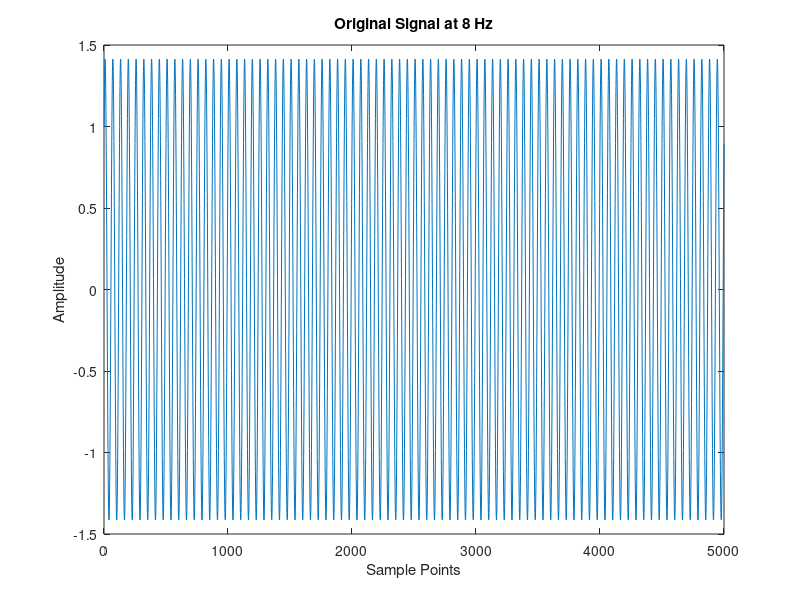
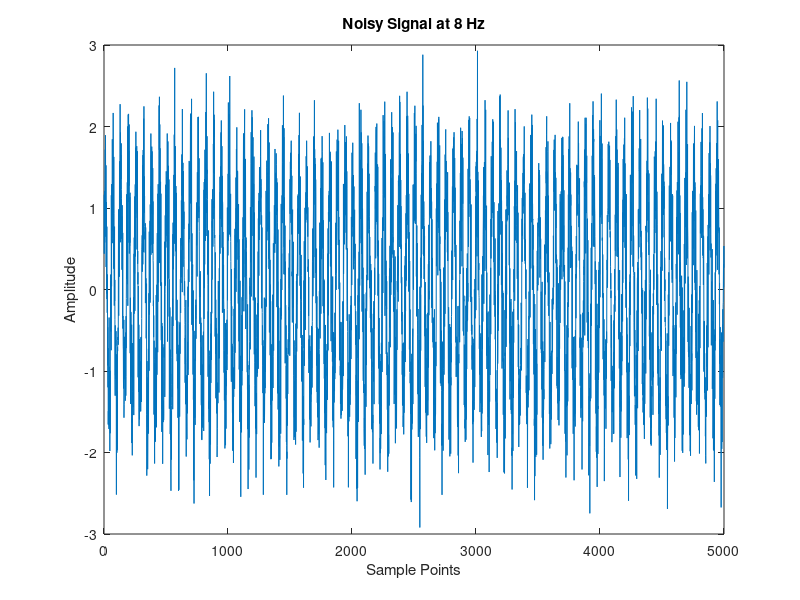
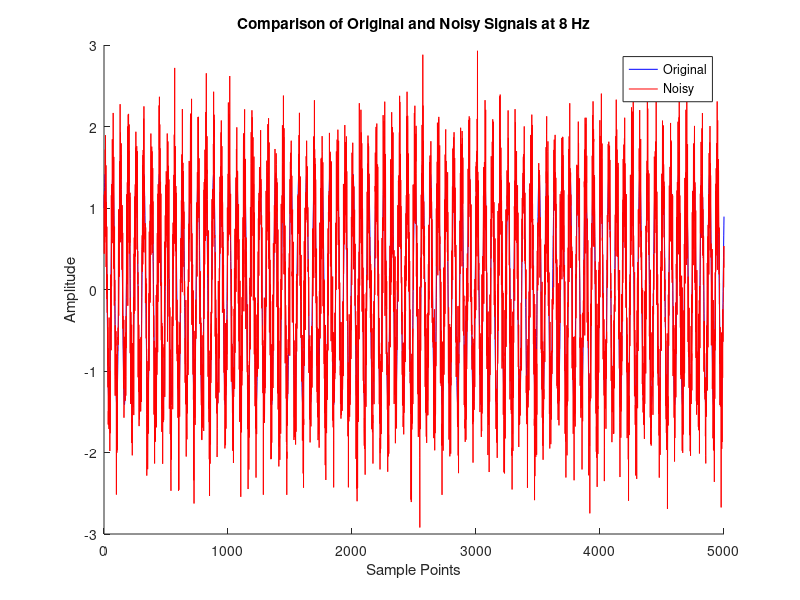
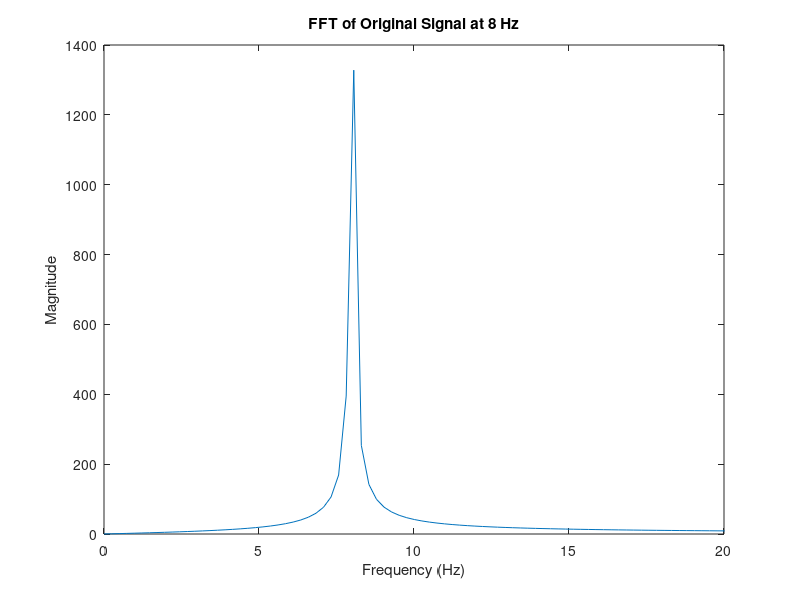

The MATLAB source for these figures, in order:
% 初始化參數
fs = 500; % 取樣頻率
nChannels = 32; % 頻道數
nPoints = 5000; % 每個頻道的取樣點數，10秒的數據點數
nFrequencies = 8; % 頻率範圍的數量
nBlocks = 5; % 每個實驗的 block 數
minSNR_dB = 0; % 最小 SNR 值 (dB)
maxSNR_dB = 20; % 最大 SNR 值 (dB)

% 創建時間向量
t = (0:nPoints-1) / fs;

% 預分配模板信號矩陣
data_tmp = zeros(nChannels, nPoints, nFrequencies, nBlocks);
data = zeros(nChannels, nPoints, nFrequencies, nBlocks);

% 生成模板信號
for f = 1:nFrequencies
    freq = 7 + f; % 從 8 Hz 到 15 Hz
    for ch = 1:nChannels
        cosWave = cos(2 * pi * freq * t);
        sinWave = sin(2 * pi * freq * t);
        for blk = 1:nBlocks
            data_tmp(ch, :, f, blk) = cosWave + sinWave;
        end
    end
end

% 為每個 channel, frequency, 和 block 添加噪聲
for ch = 1:nChannels
    for f = 1:nFrequencies
        for blk = 1:nBlocks
            currentSignal = squeeze(data_tmp(ch, :, f, blk));
            signalPower = var(currentSignal); % 計算當前信號的方差，作為信號功率
            % 隨機選擇 SNR 級別
            randomSNR_dB = minSNR_dB + (maxSNR_dB - minSNR_dB) * rand();
            noisePower = signalPower / (10^(randomSNR_dB/10)); % 根據隨機 SNR 計算噪聲功率
            noise = sqrt(noisePower) * randn(size(currentSignal)); % 生成正態分佈噪聲
            data(ch, :, f, blk) = currentSignal + noise; % 將噪聲加到原信號上
        end
    end
end


% 選取頻率 8 Hz 的信號
originalSignal = squeeze(data_tmp(1, :, 1, 1));
noisySignal = squeeze(data(1, :, 1, 1));

% 繪製原始信號和有噪聲的信號
figure;
plot(originalSignal);
title('Original Signal at 8 Hz');
xlabel('Sample Points');
ylabel('Amplitude');

figure;
plot(noisySignal);
title('Noisy Signal at 8 Hz');
xlabel('Sample Points');
ylabel('Amplitude');

% 合併兩個信號的繪製
figure;
hold on;
plot(originalSignal, 'b', 'DisplayName', 'Original');
plot(noisySignal, 'r', 'DisplayName', 'Noisy');
hold off;
title('Comparison of Original and Noisy Signals at 8 Hz');
xlabel('Sample Points');
ylabel('Amplitude');
legend show;

% FFT 計算
nfft = 2048;
fftOriginal = fft(originalSignal, nfft);
fftNoisy = fft(noisySignal, nfft);

f = fs * (0:(nfft/2)) / nfft;
magnitudeOriginal = abs(fftOriginal(1:nfft/2+1));
magnitudeNoisy = abs(fftNoisy(1:nfft/2+1));

% 繪製 FFT 結果
figure;
plot(f, magnitudeOriginal);
title('FFT of Original Signal at 8 Hz');
xlabel('Frequency (Hz)');
ylabel('Magnitude');
xlim([0 20]);

figure;
plot(f, magnitudeNoisy);
title('FFT of Noisy Signal at 8 Hz');
xlabel('Frequency (Hz)');
ylabel('Magnitude');
xlim([0 20]);

% 合併的 FFT 結果
figure;
hold on;
plot(f, magnitudeOriginal, 'b', 'DisplayName', 'Original FFT');
plot(f, magnitudeNoisy, 'r', 'DisplayName', 'Noisy FFT');
hold off;
title('Comparison of FFT Results at 8 Hz');
xlabel('Frequency (Hz)');
ylabel('Magnitude');
xlim([0 20]);
legend show;
